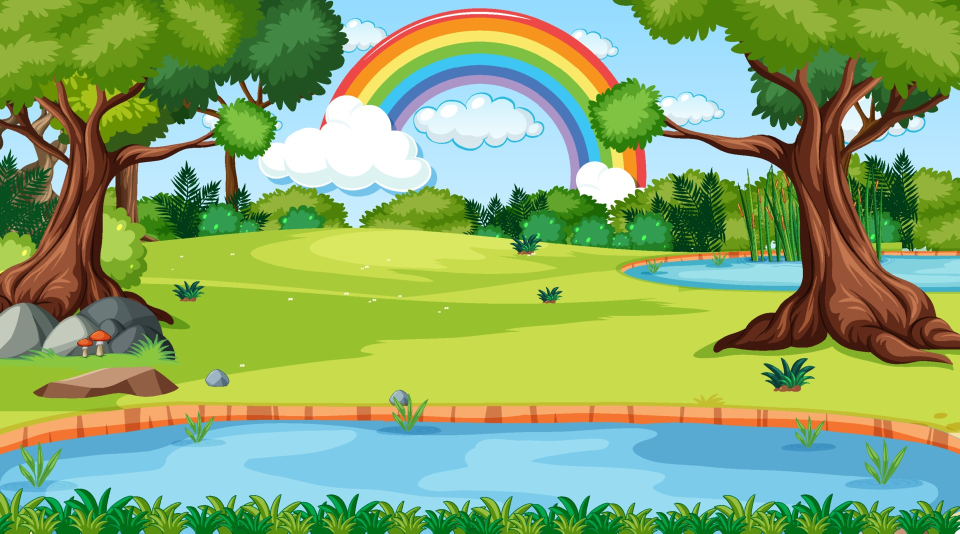
#> input picture OpenCV/image.jpg, 1920 x 1067 px (shown at 1/2 size)
$ python -i object_tracking_using_HSV.py   (imports and definitions only)
#> lines starting #> are read from the running program, lines starting #| are printed output that depends on the picture; after the words box and inside, x2 and y2 are one past the last pixel; in counts of white or black regions, pixels touching at a corner belong together
#> further down, picture is the input picture: shape (1067, 1920, 3); mean B, G, R 108.6, 168.6, 137
from cameo import Cameo as Cameo_Base
import cv2
import numpy as np

# We will convert BGR to HSV Model
# -  As its easy to represent color in HSV model Space than in BGR

# Method :
#     1. Take Each frame
#     2. Convert from BGR 2 HSV
#     3. Threshold HSV image for a range of Intrest Color
#     4. Extract the blue object alone, we can do whatever we want on that image


color_range_lower = np.array([0, 0, 0])
# (Darkness)
color_range_upper = np.array([180, 255, 50])


def slider_callback(s):pass

class Cameo(Cameo_Base):
    def __init__(self, filter, title) -> None:
        super().__init__(filter, title)

    def Keypress_Events(self, keycode):
        print("Key_pressed", keycode)

    def loop_Events(self, title):
        self._windowManager.apply_filter = object_tracking

    def window_changes(self, title):
        cv2.createTrackbar("h_u", title, 0, 180, slider_callback)
        cv2.createTrackbar("h_l", title, 0, 180, slider_callback)
        cv2.createTrackbar("s_u", title, 0, 255, slider_callback)
        cv2.createTrackbar("s_l", title, 0, 255, slider_callback)
        cv2.createTrackbar("v_u", title, 0, 255, slider_callback)
        cv2.createTrackbar("v_l", title, 0, 255, slider_callback)


def object_tracking(frame):
    try:
        h_l, s_l, v_l = cv2.getTrackbarPos('h_l', title),cv2.getTrackbarPos('s_l', title),cv2.getTrackbarPos('v_l', title)

        h_u, s_u, v_u  = cv2.getTrackbarPos('h_u', title),cv2.getTrackbarPos('s_u', title),cv2.getTrackbarPos('v_u', title)

        color_range_lower = np.array([h_l,s_l,v_l])
        color_range_upper = np.array([h_u,s_u, v_u])
    except:
        color_range_lower = np.array([0, 0, 0])
        color_range_upper = np.array([180, 255, 50])
    frame = cv2.resize(frame,(frame.shape[1]-200,frame.shape[0]-200))
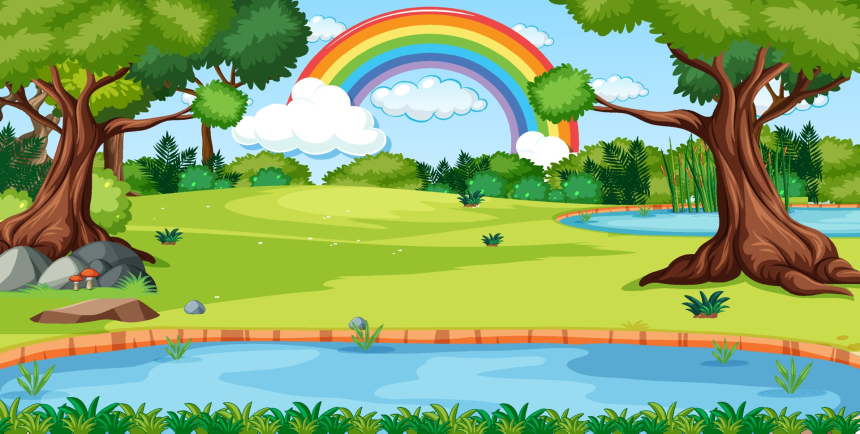
#> frame: shape (867, 1720, 3) (shown at 1/2 size); mean of channels 0, 1, 2 108.5, 168.6, 137; drawn as B, G, R
    hsv_frame = cv2.cvtColor(frame, cv2.COLOR_BGR2HSV)
#> hsv_frame: shape (867, 1720, 3); mean H, S, V 55.1, 154.9, 186.8
    # Create a mask to seprate the give range of colors
    mask = cv2.inRange(hsv_frame, color_range_lower, color_range_upper)
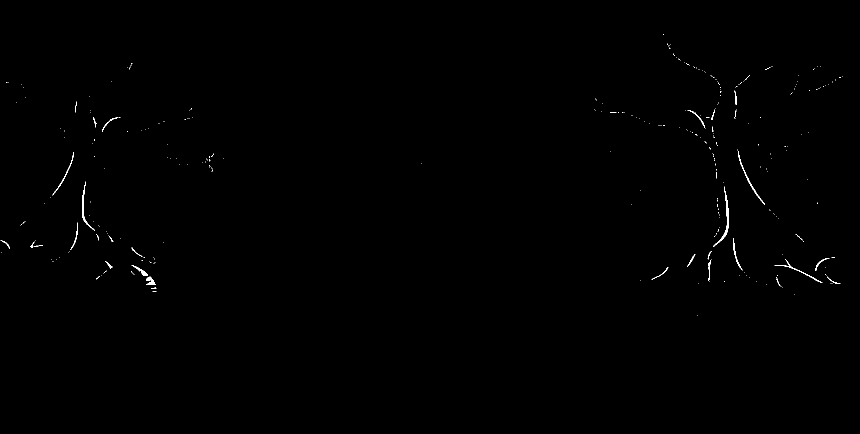
#> mask: shape (867, 1720) (shown at 1/2 size); 0.24% white in thin lines or dots, all inside (x1, y1, x2, y2) = (1, 68, 1686, 631)

    # Using Bitwise-AND on mask and Image
    # Thus, selected colors will be multiplied by 1 in the mask else 0
    # Thus, interest color segmented
    segmented = cv2.bitwise_and(frame,frame,mask=mask)

    # Convert to BGR to stack and show (no special purpose)
    mask = cv2.cvtColor(mask, cv2.COLOR_GRAY2BGR)

    # Stacking Results
    combined1 = np.hstack((frame,hsv_frame))
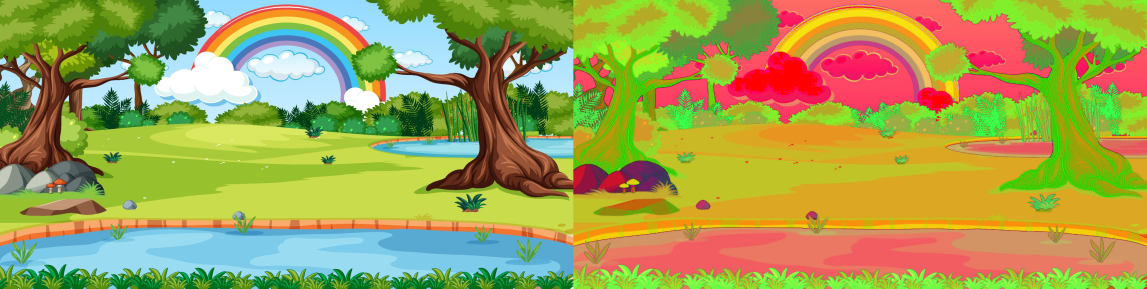
#> combined1: shape (867, 3440, 3) (shown at 1/3 size); mean of channels 0, 1, 2 81.8, 161.7, 161.9; drawn as B, G, R
    combined2 = np.hstack((mask,segmented))
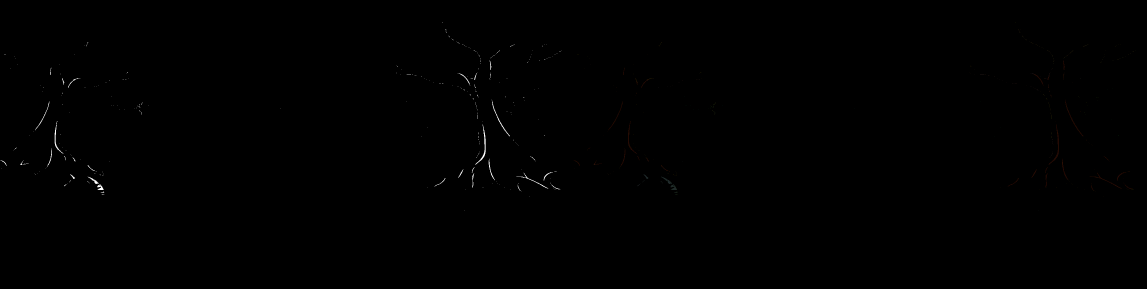
#> combined2: shape (867, 3440, 3) (shown at 1/3 size); mean B, G, R 0.3, 0.3, 0.4
    combined = np.vstack((combined1,combined2))
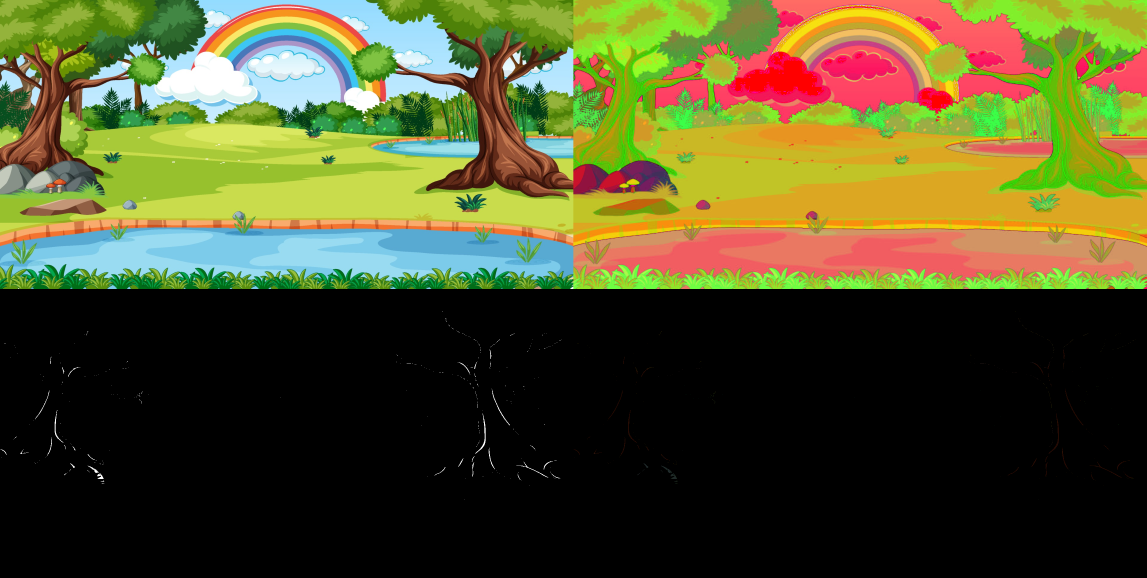
#> combined: shape (1734, 3440, 3) (shown at 1/3 size); mean of channels 0, 1, 2 41.1, 81, 81.1; drawn as B, G, R

    return combined


# [3 lines not run here, left out]

>>> import cv2
>>> picture = cv2.imread('image.jpg')
>>> result = object_tracking(picture)
